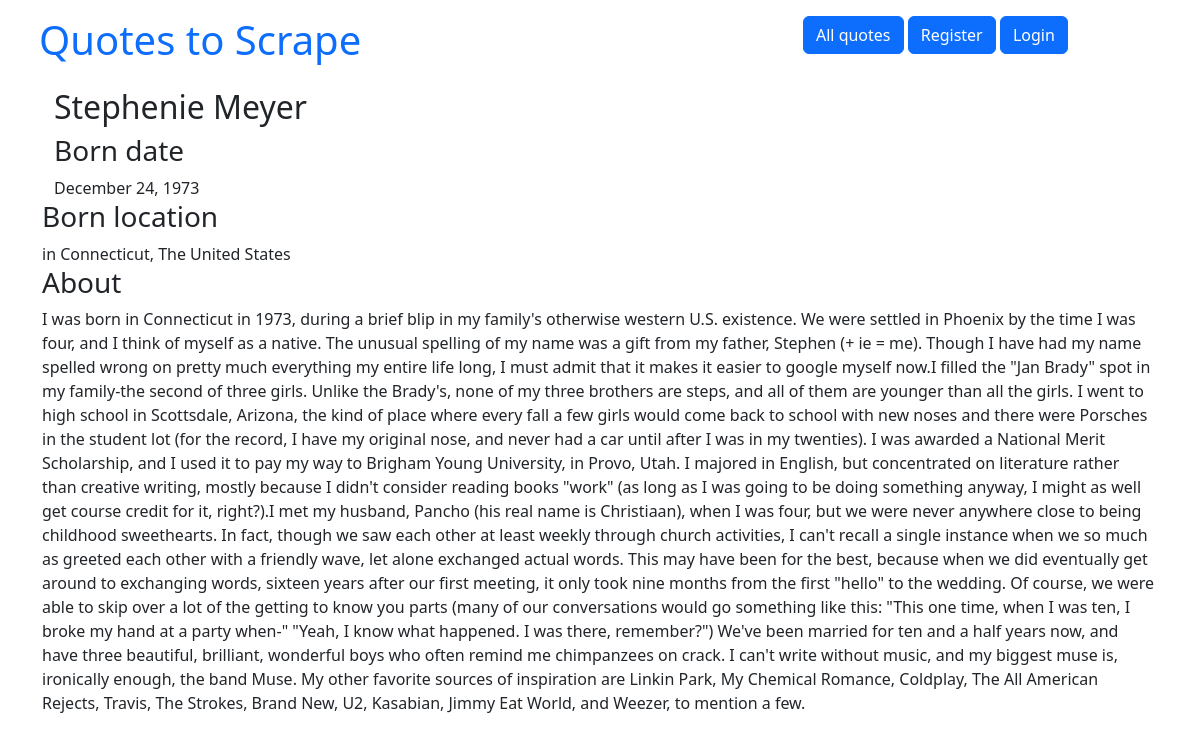
Page /about/Stephenie Meyer/ on the committed database.
### quotes/models.py (models this page shows, shortened)
class Author(models.Model):
    fullname = models.CharField(max_length=50)
    born_date = models.CharField(max_length=50)
    born_location = models.CharField(max_length=50)
    description = models.TextField()
    created_at = models.DateTimeField(auto_now_add=True)
    user = models.ForeignKey(User, blank=True, null=True, on_delete=models.CASCADE, default=None)

### quotes/views.py (the view)
# urls.py: path('about/<str:author_name>/', views.get_author, name='author'),
def get_author(request, author_name):
    author = Author.objects.get(fullname=author_name)
    return render(request, 'quotes/author.html', context={"author": author})

### quotes/templates/quotes/author.html
{% extends 'my_project/base.html' %}
{% block body %}
<div class="container">
    <h2>{{ author.fullname }}</h2>
</div>
<div class="container">
   <h3 class="text" itemprop="text">Born date</h3>
    <span class="text" itemprop="text">{{ author.born_date }}</span>
</div>
</div>
<div class="container">
   <h3 class="text" itemprop="text">Born location</h3>
    <span class="text" itemprop="text">{{ author.born_location }}</span>
</div>
<div class="container">
   <h3 class="text" itemprop="text">About</h3>
    <span class="text" itemprop="text">{{ author.description }}</span>
</div>
{% endblock %}

### rows in the picture
Author: fullname "Stephenie Meyer", born_date "December 24, 1973", born_location "in Connecticut, The United States", description "I was born in Connecticut in 1973, during a brief blip in my family's otherwise western U.S. existence. We were settled in Phoenix by the time I was four, and I think of myself as a native. The unusual spelling of my name was a gift from my father, Stephen (+ ie = me). Though I have had my name spelled wrong on pretty much everything my entire life long, I must admit that it makes it easier to google myself now.I filled the \"Jan Brady\" spot in my family-the second of three girls. Unlike the Brady's, none of my three brothers are steps, and all of them are younger than all the girls. I went to high school in Scottsdale, Arizona, the kind of place where every fall a few girls would come back…"
